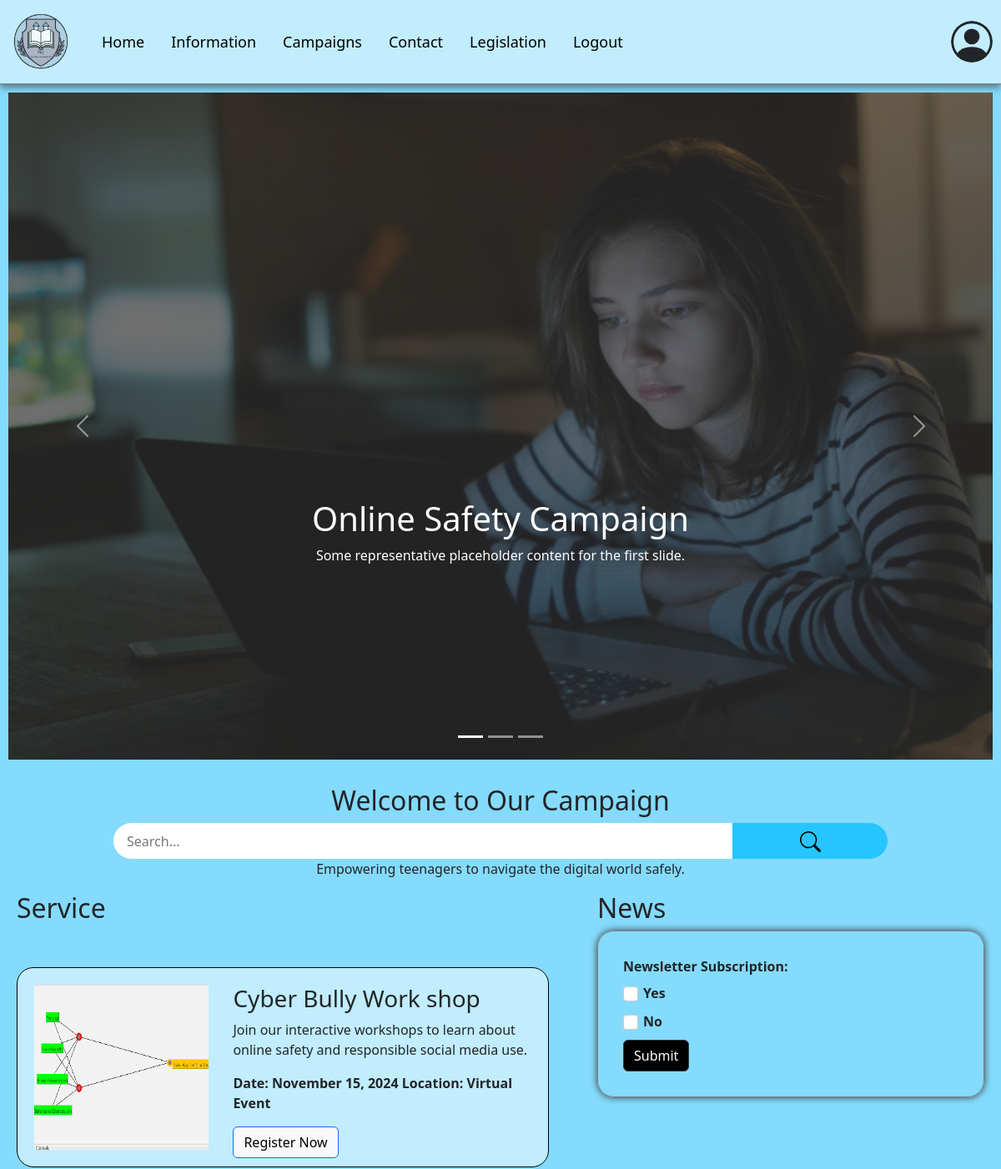
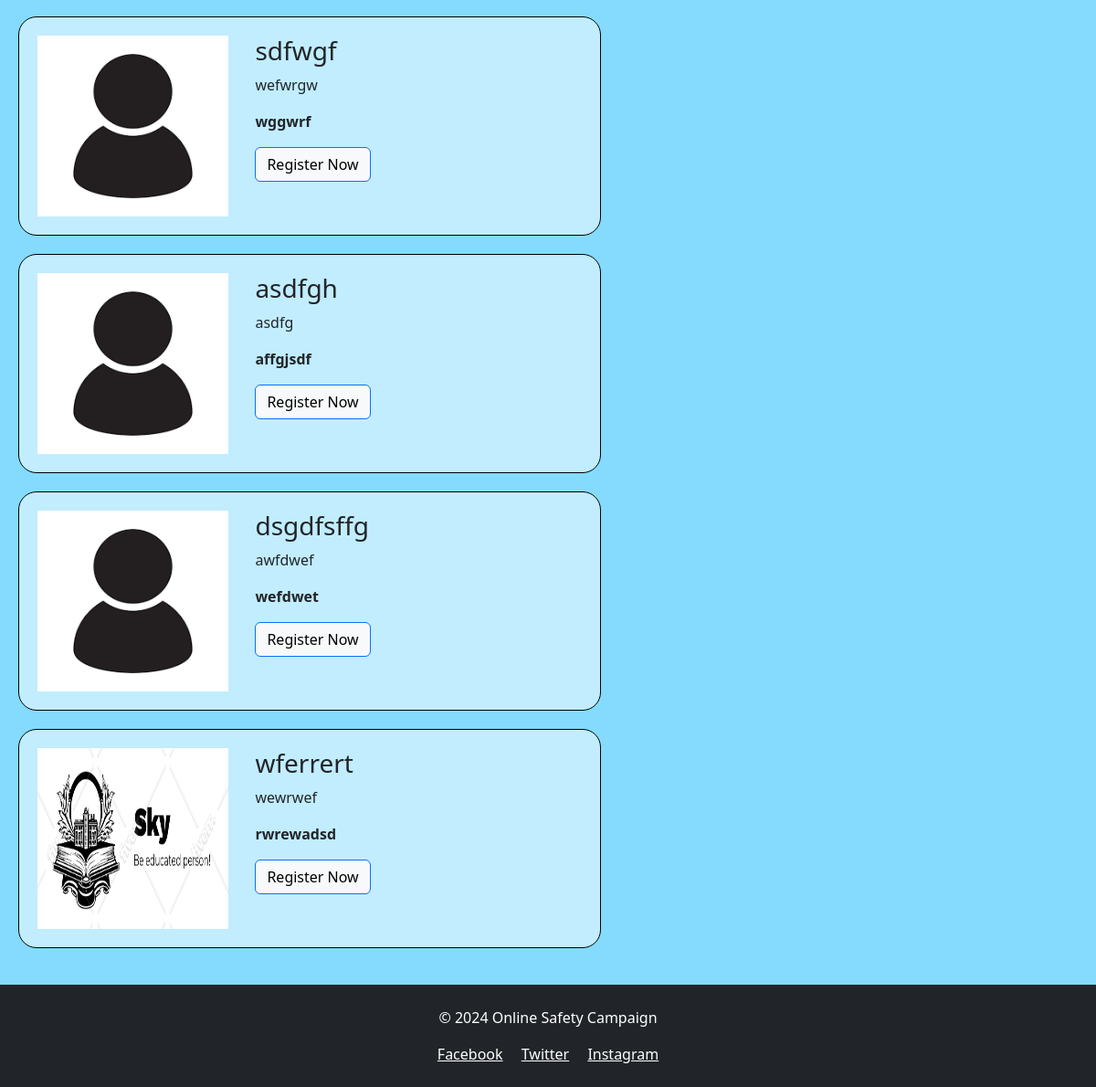
The app's page /home.php with its own data (2 pictures, top to bottom).
### tables this page shows
CREATE TABLE `services` (
  `id` int(11) NOT NULL,
  `img` varchar(500) NOT NULL,
  `title` varchar(500) NOT NULL,
  `description` varchar(500) NOT NULL,
  `info` varchar(1000) NOT NULL,
  `createdat` timestamp NOT NULL DEFAULT current_timestamp(),
  `display` int(11) NOT NULL
);

### home.php (the view, shortened to what this page needs)
<!DOCTYPE html>
<html lang="en">
<?php
include ("dbconnect.php");
$sql = "SELECT * from services";
$resService = $conn->query($sql);
$sql2 = "SELECT * from newsletter";
$resNews = $conn->query($sql2);
$sub = 0;
?>
<head>
  <link rel="stylesheet" href="style.css">
</head>
<body>
  <?php
  include ('userNav.php');
  ?>
  <header>
    <div id="carouselExampleCaptions" class="carousel slide">
      <div class="carousel-indicators">
        <button type="button" data-bs-target="#carouselExampleCaptions" data-bs-slide-to="0" class="active"
          aria-current="true" aria-label="Slide 1"></button>
        <button type="button" data-bs-target="#carouselExampleCaptions" data-bs-slide-to="1"
          aria-label="Slide 2"></button>
        <button type="button" data-bs-target="#carouselExampleCaptions" data-bs-slide-to="2"
          aria-label="Slide 3"></button>
      </div>
      <div class="carousel-inner">
        <div class="carousel-item active">
          <img class="pics" src="images/bully4.jpg" class="d-block" alt="...">
          <div class="carousel-caption d-none d-md-block">
            <h1>Online Safety Campaign</h1>
            <p>Some representative placeholder content for the first slide.</p>
          </div>
        </div>
      </div>
      <button class="carousel-control-prev" type="button" data-bs-target="#carouselExampleCaptions"
        data-bs-slide="prev">
        <span class="carousel-control-prev-icon" aria-hidden="true"></span>
      </button>
      <button class="carousel-control-next" type="button" data-bs-target="#carouselExampleCaptions"
        data-bs-slide="next">
        <span class="carousel-control-next-icon" aria-hidden="true"></span>
      </button>
    </div>
  </header>
  <main>
    <section id="home">
      <div class="title">
        <h2>Welcome to Our Campaign</h2>
        <form action="/search" method="get" class="search-input">
          <input type="text" id="search" name="search" placeholder="Search..." class="sec" />
          <button type="submit" class="sub"><svg xmlns="http://www.w3.org/2000/svg" width="25" height="25"
              fill="currentColor" class="bi bi-search" viewBox="0 0 16 16">
              <path
                d="M11.742 10.344a6.5 6.5 0 1 0-1.397 1.398h-.001q.044.06.098.115l3.85 3.85a1 1 0 0 0 1.415-1.414l-3.85-3.85a1 1 0 0 0-.115-.1zM12 6.5a5.5 5.5 0 1 1-11 0 5.5 5.5 0 0 1 11 0" />
            </svg></button>
        </form>
        <p>Empowering teenagers to navigate the digital world safely.</p>
      </div>
      <div class="ser-new">
        <div class="service">
          <h2>Service</h2>
          <br>
          <?php
          if ($resService->num_rows > 0) {
            while ($rowSer = $resService->fetch_assoc()) {
              ?>
              <div class="User">
                <div class="User-img">
                  <img src="<?php echo "images/" . $rowSer['img']; ?>" alt="" width="100%" height="100%">
                </div>
                <div class="Uweb-service">
                  <h3><?php echo $rowSer['title']; ?></h3>
                  <p><?php echo $rowSer['description']; ?></p>
                  <p><strong><?php echo $rowSer['info']; ?></strong></p>
                  <a class="btn btn-light border-primary" href="#" role="button">Register Now</a>
                </div>
              </div>
              <?php
            }
          }
          ?>
        </div>
        <div class="Unew">
          <?php
          if ($sub == 1) {
            ?>
            <h2>News</h2>
            <br>
            <?php
            if ($resNews->num_rows > 0) {
              while ($rowNews = $resNews->fetch_assoc()) {
                ?>
                <div class="User-New">
                  <h3><?php echo $rowNews['title']; ?></h3>
                  <p><?php echo $rowNews['content']; ?></p>
                  <p><img src="<?php echo "images\\" . $rowNews['img']; ?>" width="200px"></p>
                  <p><strong><?php echo $rowNews['publishdate']; ?></strong></p>
                  <hr>
                  <div class="row">
                    <div class="col"><button type="button" class="reaction">Like</button></div>
                    <div class="col "><button type="button" class="reaction">Comment</button></div>
                    <div class="col"><button type="button" class="reaction">Share</button></div>
                  </div>
                </div>
                <hr>
                <?php
              }
            }
          } else {
            ?>
            <h2>News</h2>
            <form action="#" method="POST" id="contact">
              <label for="sub">Newsletter Subscription:</label>
              <div class="form-check">
                <input class="form-check-input" type="radio" name="sub" id="flexRadioDefault1" value="1">
                <label class="form-check-label" for="flexRadioDefault1">Yes</label>
              </div>
              <div class="form-check">
                <input class="form-check-input" type="radio" name="sub" id="flexRadioDefault2" value="0">
                <label class="form-check-label" for="flexRadioDefault2">No</label>
              </div>
              <button type="submit" name="btnReg" class="btn btn-primary">Submit</button>
            </form>
          <?php }
          ?>
        </div>
      </div>
    </section>
  </main>
  <?php include ("footer.php"); ?>
</body>
</html>

### style.css (style rules this page uses)
* { margin: 0; padding: 0; }
h1 { text-align: center; }
body { font-family: "Arial", sans-serif; margin: 0; padding: 0; background-color: #84dbfd !important; background-size: 100% 100%; background-repeat: no-repeat; }
header { text-align: center; padding: 10px; }
.search-input { width: 30%; margin: 0 auto; padding: 0px !important; display: flex !important; flex-direction: row !important; }
.search-input>input { padding: 8px 16px !important; border-radius: 50px 0px 0px 50px !important; border: none !important; }
.search-input>button { padding: 8px 16px !important; border-radius: 0px 50px 50px 0px !important; border: none !important; background-color: #26c5ff !important; }
.sec { width: 80% !important; }
.sub { width: 20% !important; }
main { width: 100%; padding: 20px !important; min-height: 56.8dvh !important; }
.carousel-item { height: 100vh !important; min-width: 300px !important; background: no-repeat scroll center scroll !important; -webkit-background-size: cover !important; background-size: cover !important; }
.carousel-item::before { content: "" !important; display: block !important; position: absolute !important; top: 0 !important; left: 0 !important; bottom: 0 !important; right: 0 !important; background: #333 !important; opacity: 0.7 !important; }
.pics { width: 100% !important; height: 100% !important; }
.carousel-caption { margin: 10% 10% 15% 10% !important; }
.title { width: 100%; text-align: center; }
#home { width: 100%; }
.btn-primary { color: #ffffff !important; background-color: #000000 !important; border-color: #343a40 !important; }
#contact { max-width: 600px !important; margin: 0 auto !important; border: 1px solid gray; padding: 30px; border-radius: 20px; box-shadow: 0 0 8px rgb(53, 52, 52) !important; }
#contact label { font-weight: bold !important; margin-bottom: 8px !important; }
#contact input, #contact textarea { padding: 8px !important; border: 1px solid #ccc !important; border-radius: 4px !important; }
.ser-new { width: 100%; display: flex; flex-direction: row; justify-content: space-between; }
.service { width: 55%; }
.User { width: 100%; height: 240px; margin: 20px 0px; justify-content: space-between; padding: 20px; display: flex; flex-direction: row; border: 1px solid black; border-radius: 20px; background-color: rgba(255, 255, 255, 0.5) !important; }
.User-img { width: 35%; }
.Uweb-service { width: 60%; }
.Unew { width: 40%; }
.section h1, h2 { color: #0066cc; }
.search-input { width: 80%; }

### records on screen
services: img (picture), title "Cyber Bully Work shop", description "Join our interactive workshops to learn about online safety and responsible social media use.", info "Date: November 15, 2024 Location: Virtual Event"
services: img (picture), title "sdfwgf", description "wefwrgw", info "wggwrf"
services: img (picture), title "asdfgh", description "asdfg", info "affgjsdf"
services: img (picture), title "dsgdfsffg", description "awfdwef", info "wefdwet"
services: img (picture), title "wferrert", description "wewrwef", info "rwrewadsd"
